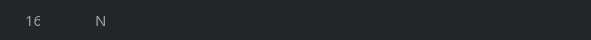
    <widget class="QGroupBox" name="RFIDgroupBox2_15">
     <property name="geometry">
      <rect>
       <x>6</x>
       <y>750</y>
       <width>591</width>
       <height>40</height>
      </rect>
     </property>
     <property name="styleSheet">
      <string notr="true">background-color: rgb(35, 38, 41);
border: 1px solid rgb(35, 38, 41);
border-radius: 17px</string>
     </property>
     <property name="title">
      <string/>
     </property>
     <widget class="QLabel" name="Rfidshno10_10">
      <property name="geometry">
       <rect>
        <x>20</x>
        <y>12</y>
        <width>21</width>
        <height>16</height>
       </rect>
      </property>
      <property name="font">
       <font>
        <family>AppleSDGothicNeoB00</family>
        <pointsize>11</pointsize>
        <weight>50</weight>
        <bold>false</bold>
       </font>
      </property>
      <property name="styleSheet">
       <string notr="true">color: rgb(159, 161, 162);</string>
      </property>
      <property name="text">
       <string>16</string>
      </property>
     </widget>
     <widget class="QLabel" name="RFIDaidm16">
      <property name="geometry">
       <rect>
        <x>90</x>
        <y>12</y>
        <width>41</width>
        <height>16</height>
       </rect>
      </property>
      <property name="font">
       <font>
        <family>AppleSDGothicNeoB00</family>
        <pointsize>11</pointsize>
        <weight>50</weight>
        <bold>false</bold>
       </font>
      </property>
      <property name="styleSheet">
       <string notr="true">color: rgb(159, 161, 162);</string>
      </property>
      <property name="text">
       <string>N</string>
      </property>
     </widget>
     <widget class="QLabel" name="M16IPlb">
      <property name="geometry">
       <rect>
        <x>290</x>
        <y>12</y>
        <width>121</width>
        <height>20</height>
       </rect>
      </property>
      <property name="font">
       <font>
        <family>AppleSDGothicNeoB00</family>
        <pointsize>11</pointsize>
        <weight>50</weight>
        <bold>false</bold>
       </font>
      </property>
      <property name="styleSheet">
       <string notr="true">color: rgb(159, 161, 162);</string>
      </property>
      <property name="text">
       <string/>
      </property>
     </widget>
     <widget class="QLabel" name="RFIDnote16">
      <property name="geometry">
       <rect>
        <x>410</x>
        <y>12</y>
        <width>151</width>
        <height>20</height>
       </rect>
      </property>
      <property name="font">
       <font>
        <family>AppleSDGothicNeoB00</family>
        <pointsize>11</pointsize>
        <weight>50</weight>
        <bold>false</bold>
       </font>
      </property>
      <property name="styleSheet">
       <string notr="true">color: rgb(159, 161, 162);</string>
      </property>
      <property name="text">
       <string/>
      </property>
     </widget>
     <widget class="QLabel" name="StateM16lb">
      <property name="geometry">
       <rect>
        <x>210</x>
        <y>10</y>
        <width>31</width>
        <height>21</height>
       </rect>
      </property>
      <property name="text">
       <string/>
      </property>
     </widget>
    </widget>
